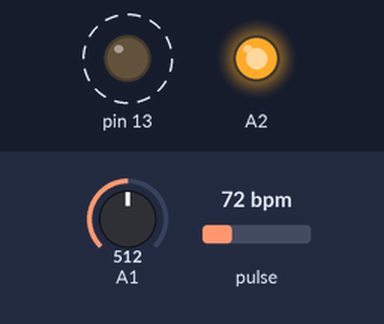
The sketch below on a simulated Arduino Nano, built with avr-gcc and run on an emulated ATmega328P. On the bench: output pins drawn as LEDs (lit = HIGH). Dashed ring = blinking. The test bench sets the inputs (shaded band); at power-on: pulse 72 bpm, A1 = 512. What the sketch prints to the serial monitor is not drawn.

Above: at 1.2 s.
1.3 s: pulse set to 42 bpm
3.7 s: A1 set to 489
At 4.9 s:
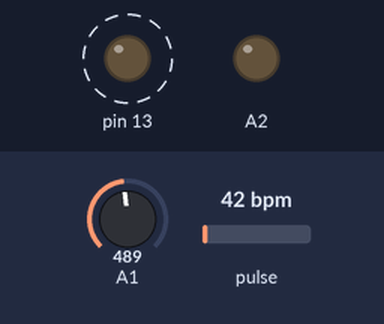
6.7 s: pulse set to 78 bpm
At 7.5 s:
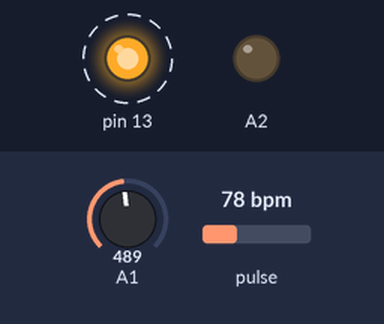
9.7 s: pulse set to 83 bpm
At 10.54 s:
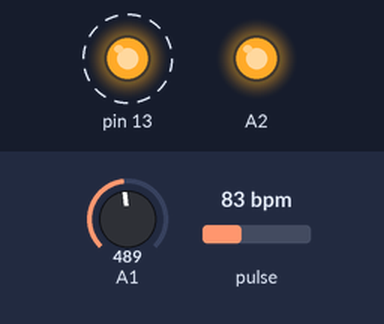
12.7 s: pulse set to 70 bpm
At 13.6 s:
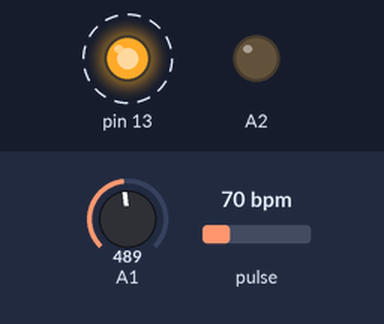
15.7 s: pulse set to 100 bpm
At 15.94 s:
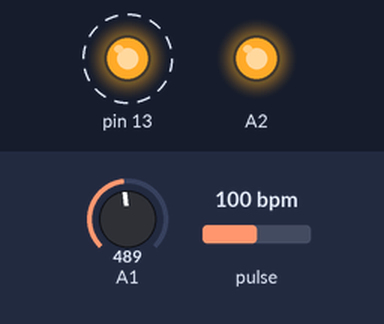
Timing chart, 0 to 19.7 s (numbered marks = the images above; inputs shaded):
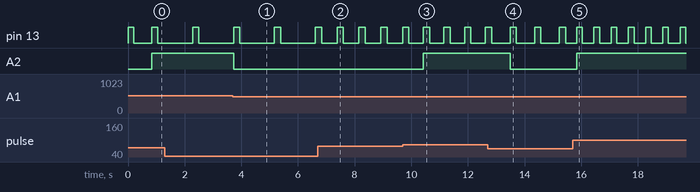

Measured:
- the behaviour switches between 501 and 500 on A1 (found by bisection; images 0 and 1)
- the behaviour switches between 80 and 81 bpm on pulse (found by bisection; images 2 and 3)
- after the input at 3.7 s, A2: HIGH → LOW at once
- after the input at 6.7 s, pin 13: alternates HIGH for 0.22 s and LOW for 0.55 s, starting after 0.68 s
- after the input at 9.7 s, A2: LOW → HIGH after 0.73 s
- after the input at 12.7 s, A2: HIGH → LOW after 0.79 s
- after the input at 15.7 s, pin 13: alternates HIGH for 0.20 s and LOW for 0.41 s, starting after 0.14 s; A2: LOW → HIGH after 0.14 s
- by itself, pin 13: alternates HIGH for 0.22 s and LOW for 1.2 s

The sketch:

Health_Monitoring-Arduino.ino
```cpp
#define USE_ARDUINO_INTERRUPTS true
#include <PulseSensorPlayground.h>

const int PulseWire = A7;
const int LED13 = 13;
int Threshold = 550;
int inVal;

int stdBPMh=80;
int stdBPMl=30;
int stdSweat=500;


PulseSensorPlayground pulseSensor;

void setup() {

  pinMode(A1,INPUT);
  pinMode(A2,OUTPUT);


  Serial.begin(9600);
  pulseSensor.analogInput(PulseWire);
  pulseSensor.blinkOnPulse(LED13);
  pulseSensor.setThreshold(Threshold);

   if (pulseSensor.begin()) {
    Serial.println("We created a pulseSensor Object !");
  }
}


void loop() {

 int myBPM = pulseSensor.getBeatsPerMinute();
 inVal=analogRead(A1);

if (pulseSensor.sawStartOfBeat()) {
 Serial.println("♥  A HeartBeat Happened ! ");
 Serial.print("BPM: ");
 Serial.print("BPM: "+String(myBPM)+"   Sweat: "+String(inVal)+"    ");
 myBPM>stdBPMh || myBPM<stdBPMl || inVal>stdSweat?sound(true):sound(false);
}

  delay(20);

}

void sound(bool val){
  if(val){
       digitalWrite(A2,1);
       Serial.println("Something is wrong!");
  }

  else{
        digitalWrite(A2,0);
        Serial.println("Everything is fine!");
  }


}
```
